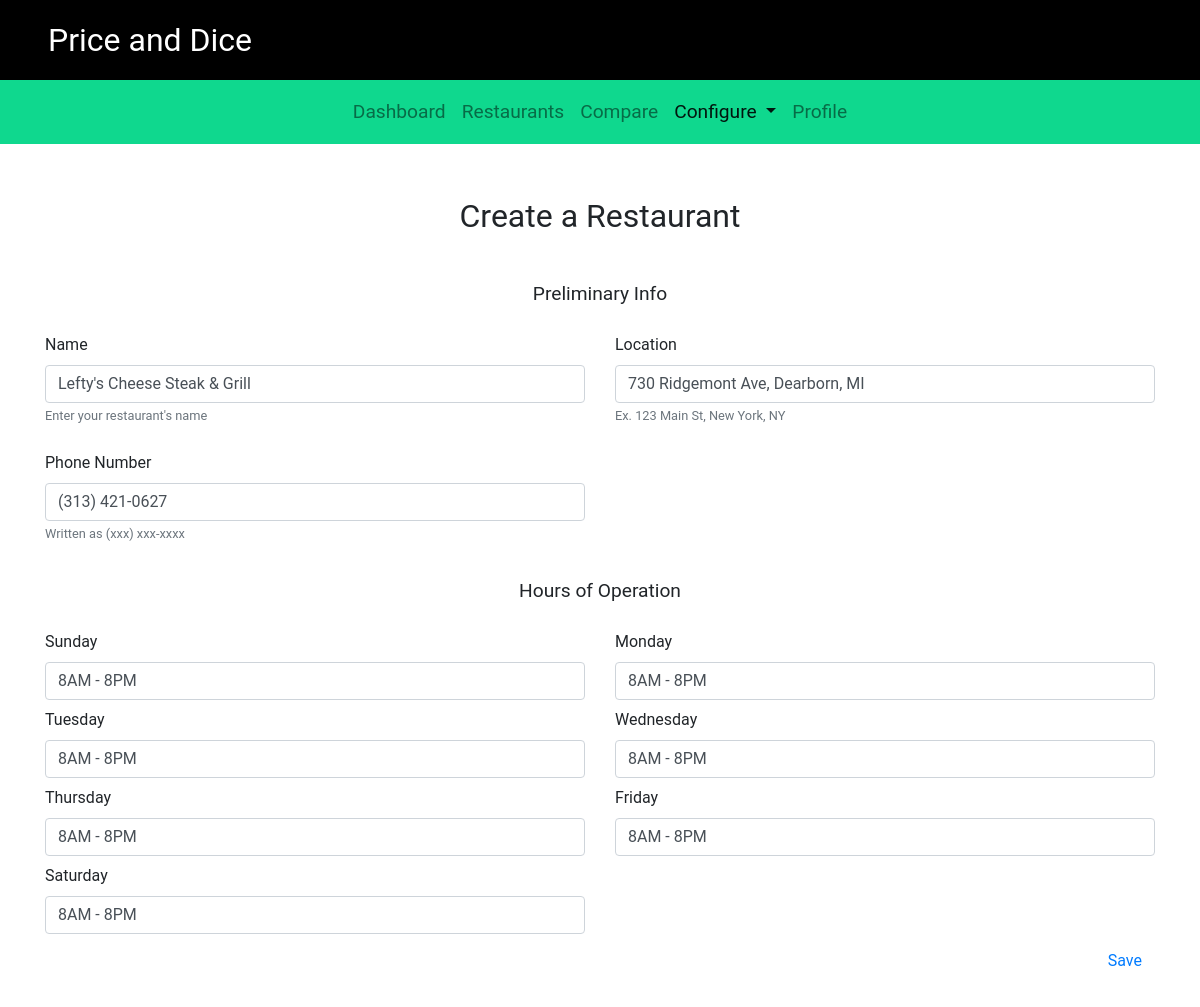
The page /campus/edit_restaurant/53 on the database as committed earlier.
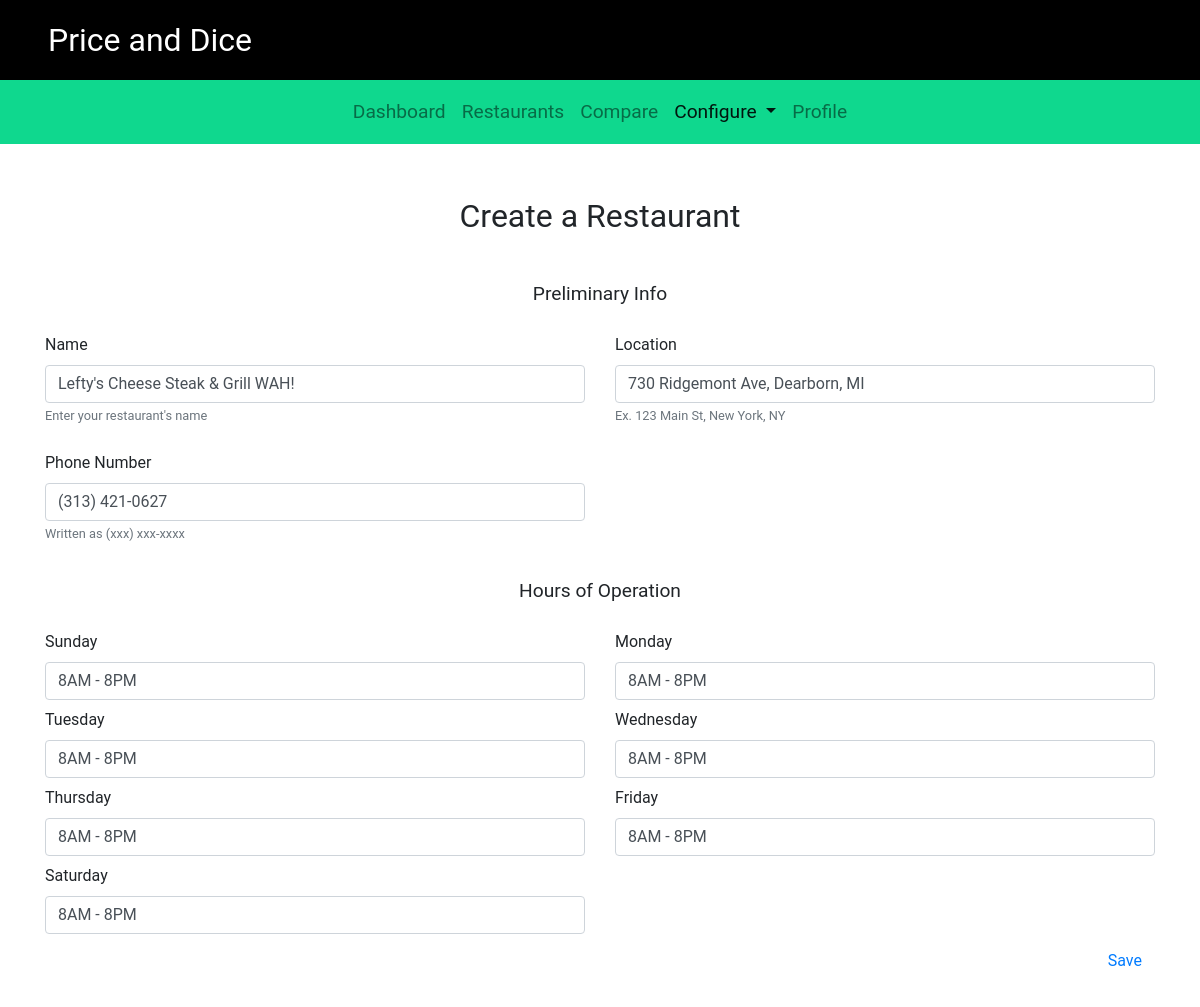
The same page on the database as committed later.
### campus/models.py (models this page shows, shortened)
class Restaurant(models.Model):
    name = models.CharField(max_length=200)
    location = models.CharField(max_length=200)
    phone_number = models.CharField(max_length=20, default='(xxx) xxx-xxxx')
    sunday = models.CharField(max_length=20, default=DEFAULT_HOURS)
    monday = models.CharField(max_length=20, default=DEFAULT_HOURS)
    tuesday = models.CharField(max_length=20, default=DEFAULT_HOURS)
    wednesday = models.CharField(max_length=20, default=DEFAULT_HOURS)
    thursday = models.CharField(max_length=20, default=DEFAULT_HOURS)
    friday = models.CharField(max_length=20, default=DEFAULT_HOURS)
    saturday = models.CharField(max_length=20, default=DEFAULT_HOURS)
    item_list = models.ManyToManyField(Item)

### campus/views.py (the view)
# urls.py: path('edit_restaurant/<int:restaurant_id>', views.edit_restaurant, name='edit_restaurant'),
def edit_restaurant(request, restaurant_id):
    context = {}
    try:
        restaurant = Restaurant.objects.get(pk=restaurant_id)
        context['name'] = restaurant.name
        context['location'] = restaurant.location
        context['phone_number'] = restaurant.phone_number
        context['sunday'] = restaurant.sunday
        context['monday'] = restaurant.monday
        context['tuesday'] = restaurant.tuesday
        context['wednesday'] = restaurant.wednesday
        context['thursday'] = restaurant.thursday
        context['friday'] = restaurant.friday
        context['saturday'] = restaurant.saturday
        context['is_data_preloaded'] = True
        context['restaurant_id'] = restaurant.id
        return render(request, 'campus/add-restaurant.html', context)
    except Restaurant.DoesNotExist:
        restaurant = None
        return restaurant_list(request)

### campus/templates/campus/add-restaurant.html (shortened to what the changed rows need)
{% extends "./base.html" %}
{% load static %}
{% block body %}
<div id="app">
    <form method="POST" action="{% url 'campus:add_restaurant_action' %}" id="restaurant_form">
        <div class="container content-top">
            <br>
            <div class="row">
                <div class="col-lg-6">
                    <label for = "restaurant_name">Name</label>
                    <input type="text" class="form-control" id="restaurant_name"
                        name="restaurant_name" value="{{name}}">
                    <small class="text-muted">Enter your restaurant's name</small>
                </div>
                <div class="col-lg-6">
                    <label for = "restaurant_location">Location</label>
                    <input type="text" class="form-control" id="restaurant_location"
                        name="restaurant_location" value="{{location}}">
                    <small class="text-muted">Ex. 123 Main St, New York, NY</small>
                </div>
            </div>
            <br>
            <div class="row pb-2">
                <div class="col-lg-6">
                    <label for = "phone_number">Phone Number</label>
                    <input type="text" class="form-control" id="phone_number"
                        name="phone_number" value="{{phone_number}}">
                    <small class="text-muted">Written as (xxx) xxx-xxxx</small>
                </div>
            </div>
            <br>
            <div class="row pb-2">
                <div class="col-lg-6">
                    <label for='sunday'>Sunday</label>
                    <input type='text' class="form-control"
                        name='sunday' id='sunday'
                        value="{{sunday}}">
                </div>
                <div class="col-lg-6">
                    <label for="monday">Monday</label>
                    <input type="text" class="form-control"
                        name="monday" id="monday"
                        value="{{monday}}">
                </div>
            </div>
            <div class="row pb-2">
                <div class="col-lg-6">
                    <label for='tuesday'>Tuesday</label>
                    <input type='text' class="form-control"
                        name='tuesday' id='tuesday'
                        value="{{tuesday}}">
                </div>
                <div class="col-lg-6">
                    <label for="wednesday">Wednesday</label>
                    <input type="text" class="form-control"
                        name="wednesday" id="wednesday"
                        value="{{wednesday}}">
                </div>
            </div>
            <div class="row pb-2">
                <div class="col-lg-6">
                    <label for='thursday'>Thursday</label>
                    <input type='text'
                        class="form-control"
                        name='thursday' id='thursday'
                        value="{{thursday}}">
                </div>
                <div class="col-lg-6">
                    <label for="friday">Friday</label>
                    <input type="text"
                        class="form-control"
                        name="friday" id="friday"
                        value="{{friday}}">
                </div>
            </div>
            <div class="row pb-2">
                <div class="col-lg-6">
                    <label for='saturday'>Saturday</label>
                    <input type='text'
                        class="form-control"
                        name='saturday' id='saturday'
                        value="{{saturday}}">
                </div>
            </div>
        </div>
    </form>
</div>
<br>
<br>
{% endblock %}

Rows that differ between the two databases and show on the page:
changed Restaurant "730 Ridgemont Ave, Dearborn, MI": restaurant_name "Lefty's Cheese Steak & Grill" → "Lefty's Cheese Steak & Grill WAH!"
